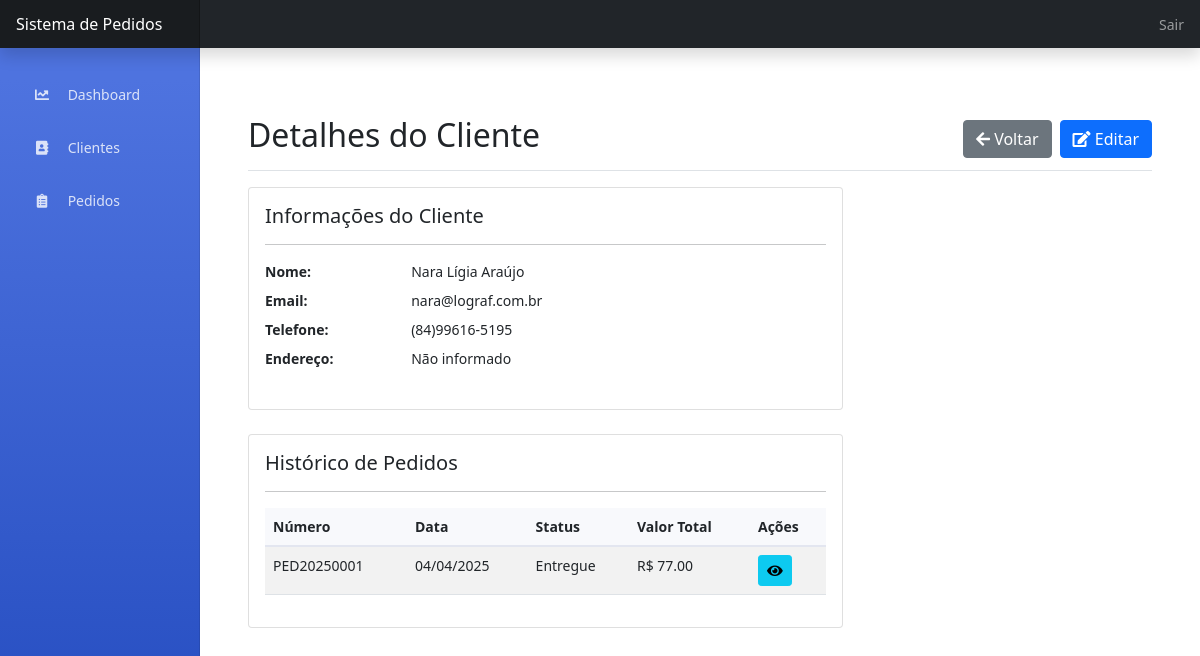
The page /operacional/clientes/1 (signed in) on the database its author committed.
### app.py (models this page shows, shortened)
class Cliente(db.Model):
    id = db.Column(db.Integer, primary_key=True)
    nome = db.Column(db.String(100), nullable=False)
    email = db.Column(db.String(120))
    telefone = db.Column(db.String(20))
    endereco = db.Column(db.Text)
    pedidos = db.relationship('Pedido', backref='cliente', lazy=True)

class Pedido(db.Model):
    id = db.Column(db.Integer, primary_key=True)
    numero = db.Column(db.String(20), unique=True, nullable=False)
    cliente_id = db.Column(db.Integer, db.ForeignKey('cliente.id'), nullable=False)
    data_pedido = db.Column(db.DateTime, nullable=False, default=datetime.utcnow)
    data_previsao_entrega = db.Column(db.DateTime)
    status = db.Column(db.String(20), default='Em Aberto')  # Em Aberto, Em Produção, Entregue, Cancelado
    valor_total = db.Column(db.Float, nullable=False, default=0)
    usuario_id = db.Column(db.Integer, db.ForeignKey('usuario.id'), nullable=False)
    observacoes = db.Column(db.Text)
    itens = db.relationship('ItemPedido', backref='pedido', lazy=True, cascade='all, delete-orphan')

### app.py (the view)
@app.route('/operacional/clientes/<int:id>')
@login_required
def operacional_visualizar_cliente(id):
    if current_user.tipo != 'operacional':
        flash('Acesso não autorizado!', 'danger')
        return redirect(url_for('index'))
    cliente = Cliente.query.get_or_404(id)
    return render_template('operacional/visualizar_cliente.html', cliente=cliente)

### app.py (called while the page is built)
@login_manager.user_loader
def load_user(user_id):
    return Usuario.query.get(int(user_id))

### templates/operacional/visualizar_cliente.html
{% extends "base.html" %}
{% block content %}
<div class="container-fluid">
    <div class="d-flex justify-content-between flex-wrap flex-md-nowrap align-items-center pt-3 pb-2 mb-3 border-bottom">
        <h1 class="h2">Detalhes do Cliente</h1>
        <div class="btn-toolbar mb-2 mb-md-0">
            <a href="{{ url_for('operacional_clientes') }}" class="btn btn-secondary me-2">
                <i class="fas fa-arrow-left"></i> Voltar
            </a>
            <a href="{{ url_for('operacional_editar_cliente', id=cliente.id) }}" class="btn btn-primary">
                <i class="fas fa-edit"></i> Editar
            </a>
        </div>
    </div>
    <div class="row">
        <div class="col-md-8">
            <div class="card">
                <div class="card-body">
                    <h5 class="card-title">Informações do Cliente</h5>
                    <hr>
                    <dl class="row">
                        <dt class="col-sm-3">Nome:</dt>
                        <dd class="col-sm-9">{{ cliente.nome }}</dd>
                        <dt class="col-sm-3">Email:</dt>
                        <dd class="col-sm-9">{{ cliente.email if cliente.email else 'Não informado' }}</dd>
                        <dt class="col-sm-3">Telefone:</dt>
                        <dd class="col-sm-9">{{ cliente.telefone if cliente.telefone else 'Não informado' }}</dd>
                        <dt class="col-sm-3">Endereço:</dt>
                        <dd class="col-sm-9">{{ cliente.endereco if cliente.endereco else 'Não informado' }}</dd>
                    </dl>
                </div>
            </div>
            <div class="card mt-4">
                <div class="card-body">
                    <h5 class="card-title">Histórico de Pedidos</h5>
                    <hr>
                    <div class="table-responsive">
                        <table class="table table-striped table-hover">
                            <thead>
                                <tr>
                                    <th>Número</th>
                                    <th>Data</th>
                                    <th>Status</th>
                                    <th>Valor Total</th>
                                    <th>Ações</th>
                                </tr>
                            </thead>
                            <tbody>
                                {% for pedido in cliente.pedidos %}
                                <tr>
                                    <td>{{ pedido.numero }}</td>
                                    <td>{{ pedido.data_pedido.strftime('%d/%m/%Y') }}</td>
                                    <td>{{ pedido.status }}</td>
                                    <td>R$ {{ "%.2f"|format(pedido.valor_total) }}</td>
                                    <td>
                                        <a href="{{ url_for('operacional_visualizar_pedido', id=pedido.id) }}" class="btn btn-sm btn-info">
                                            <i class="fas fa-eye"></i>
                                        </a>
                                    </td>
                                </tr>
                                {% else %}
                                <tr>
                                    <td colspan="5" class="text-center">Nenhum pedido encontrado.</td>
                                </tr>
                                {% endfor %}
                            </tbody>
                        </table>
                    </div>
                </div>
            </div>
        </div>
    </div>
</div>
{% endblock %}

### templates/base.html (style rules this page uses)
body { font-size: .875rem; }
.container-fluid { padding-top: 1.5rem; }
.d-flex.justify-content-between { margin-top: 20px; margin-bottom: 30px; padding: 15px 0; }
.table th { background-color: #f8f9fc; border-bottom: 2px solid #e3e6f0; }

### rows shown on the page
Cliente: nome "Nara Lígia Araújo", email "nara@lograf.com.br", telefone "(84)99616-5195", endereco "Não informado"
Pedido: numero "PED20250001", data_pedido "04/04/2025", status "Entregue", valor_total "77.00"
